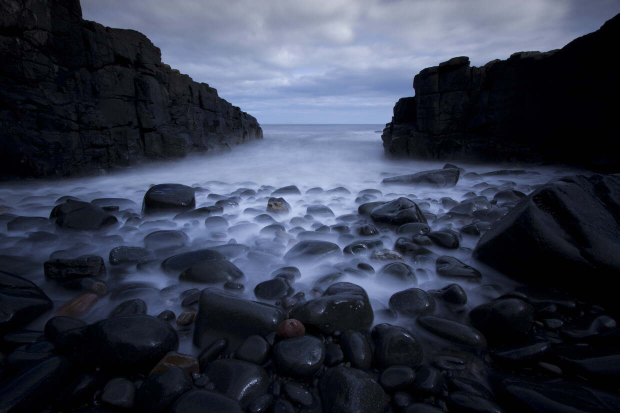
#> input picture images/rock.jpeg, 1239 x 826 px, found by its file name (shown at 1/2 size)
$ python lab2_3.py
#> lines starting #> are read from the running program, lines starting #| are printed output that depends on the picture
import cv2
import numpy as np
from matplotlib import pyplot as plt

image = cv2.imread('.images/rock.jpeg')
#> image is the input picture: shape (826, 1239, 3); mean B, G, R 74.3, 57.8, 51.8
template = cv2.imread('.images/sun.jpg')
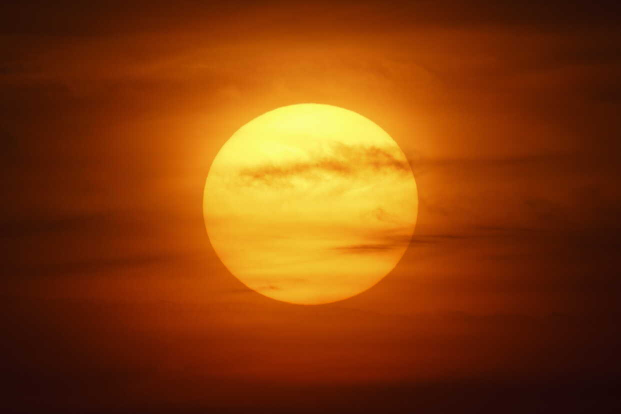
#> input picture images/sun.jpg, 1242 x 828 px, found by its file name (shown at 1/2 size)
#> template is the input picture: shape (828, 1242, 3); mean B, G, R 10.6, 61.7, 131.4
# image = cv2.cvtColor(image, cv2.COLOR_BGR2RGB)
# template = cv2.cvtColor(template, cv2.COLOR_BGR2RGB)

target_height, target_width = image.shape[:2]
#> target_height = 826; target_width = 1239
template = cv2.resize(template, (target_width, target_height))
#> template: shape (826, 1239, 3)

# Split the images into RGB channels
source_channels = cv2.split(image)
template_channels = cv2.split(template)
fig, axs = plt.subplots(3, 3, figsize=(6, 3))

colors = ('b', 'g', 'r')
matched_channels = []
for i,color in enumerate(colors):
    src_channel = source_channels[i]
    temp_channel = template_channels[i]
    # Calculate histograms
    source_hist = cv2.calcHist([src_channel], [0], None, [256], [0, 256])
    template_hist = cv2.calcHist([temp_channel], [0], None, [256], [0, 256])
    axs[0,1].plot(source_hist,color = color)
    axs[1,1].plot(template_hist,color = color)
    # Calculate cumulative distribution functions (CDFs)
    source_cdf = source_hist.cumsum() / source_hist.sum()
    template_cdf = template_hist.cumsum() / template_hist.sum()
    axs[0,2].plot(source_cdf,color = color)
    axs[1,2].plot(template_cdf,color = color)
    # Create mapping function
    mapping = np.zeros(256, dtype=np.uint8)
    for i in range(256):
        diff = np.abs(source_cdf[i] - template_cdf)
        mapping[i] = np.argmin(diff)

    # Apply mapping to the channel
    matched_channel = mapping[src_channel]
    matched_hist = cv2.calcHist([matched_channel], [0], None, [256], [0, 256])
    matched_cdf = matched_hist.cumsum() / matched_hist.sum()
    axs[2,1].plot(matched_hist,color = color)
    axs[2,2].plot(matched_cdf,color = color)
    matched_channels.append(matched_channel)
#> this loop made 3 passes
#> pass 1, `src_channel = source_channels[i]`:
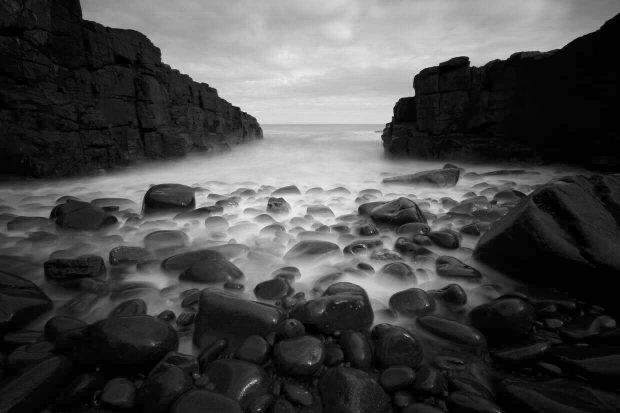
#> src_channel: shape (826, 1239) (shown at 1/2 size); min 0, max 246, mean 74.3
#> pass 1, `temp_channel = template_channels[i]`:
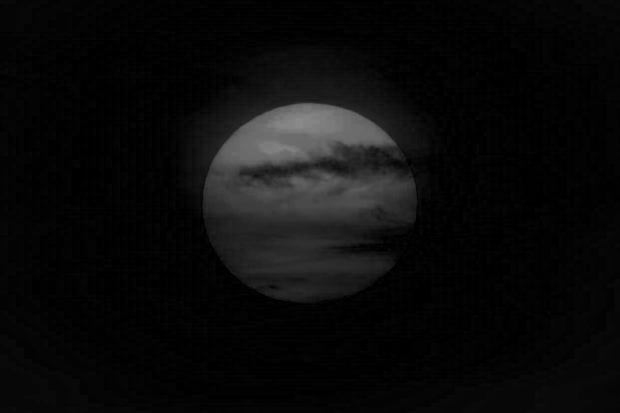
#> temp_channel: shape (826, 1239) (shown at 1/2 size); min 0, max 138, mean 10.6
#> pass 1, `matched_channel = mapping[src_channel]`:
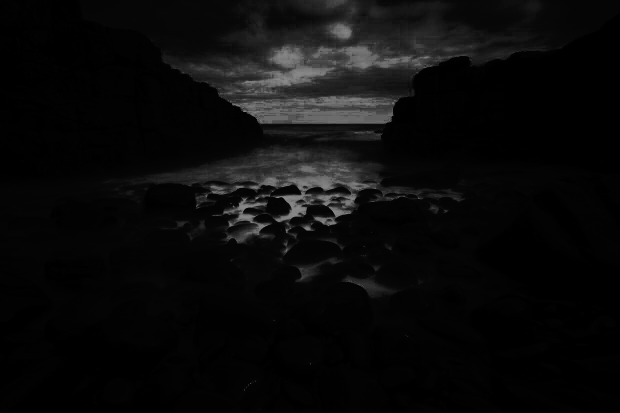
#> matched_channel: shape (826, 1239) (shown at 1/2 size); min 0, max 138, mean 10.4
#> pass 2, `src_channel = source_channels[i]`:
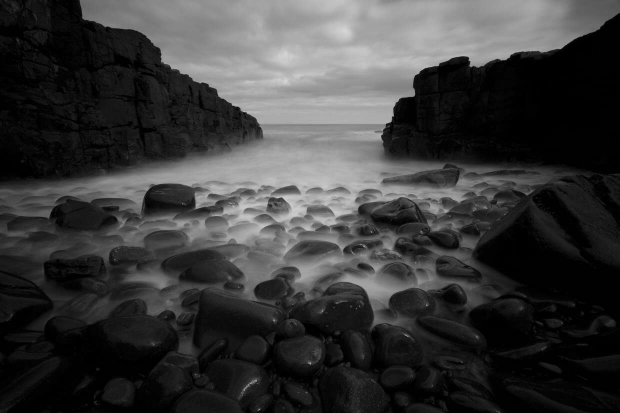
#> src_channel: shape (826, 1239) (shown at 1/2 size); min 0, max 214, mean 57.8
#> after the loop, matched_channels = 3 items

# Combine the matched channels to create the matched image
matched_image = cv2.merge(matched_channels)
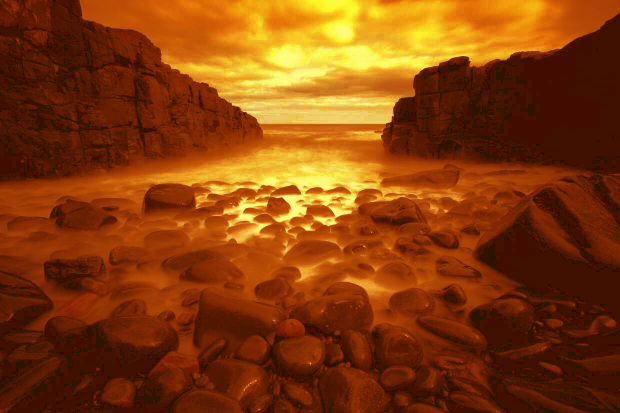
#> matched_image: shape (826, 1239, 3) (shown at 1/2 size); mean of channels 0, 1, 2 10.4, 62, 132.9; drawn as B, G, R

axs[0,0].imshow(cv2.cvtColor(image, cv2.COLOR_BGR2RGB))
axs[1,0].imshow(cv2.cvtColor(template, cv2.COLOR_BGR2RGB))
axs[2,0].imshow(cv2.cvtColor(matched_image, cv2.COLOR_BGR2RGB))

output_filename = 'lab2-3.jpg'
cv2.imwrite(output_filename, matched_image)

plt.show()
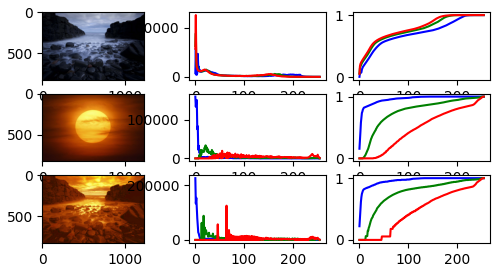
#> figure drawn by matplotlib, 9 panels; panel 2: curve peaks at x = 1, y = 58142; panel 2: curve peaks at x = 1, y = 88579; panel 2: curve peaks at x = 1, y = 125677; panel 3: curve peaks at x = 246, y = 1
